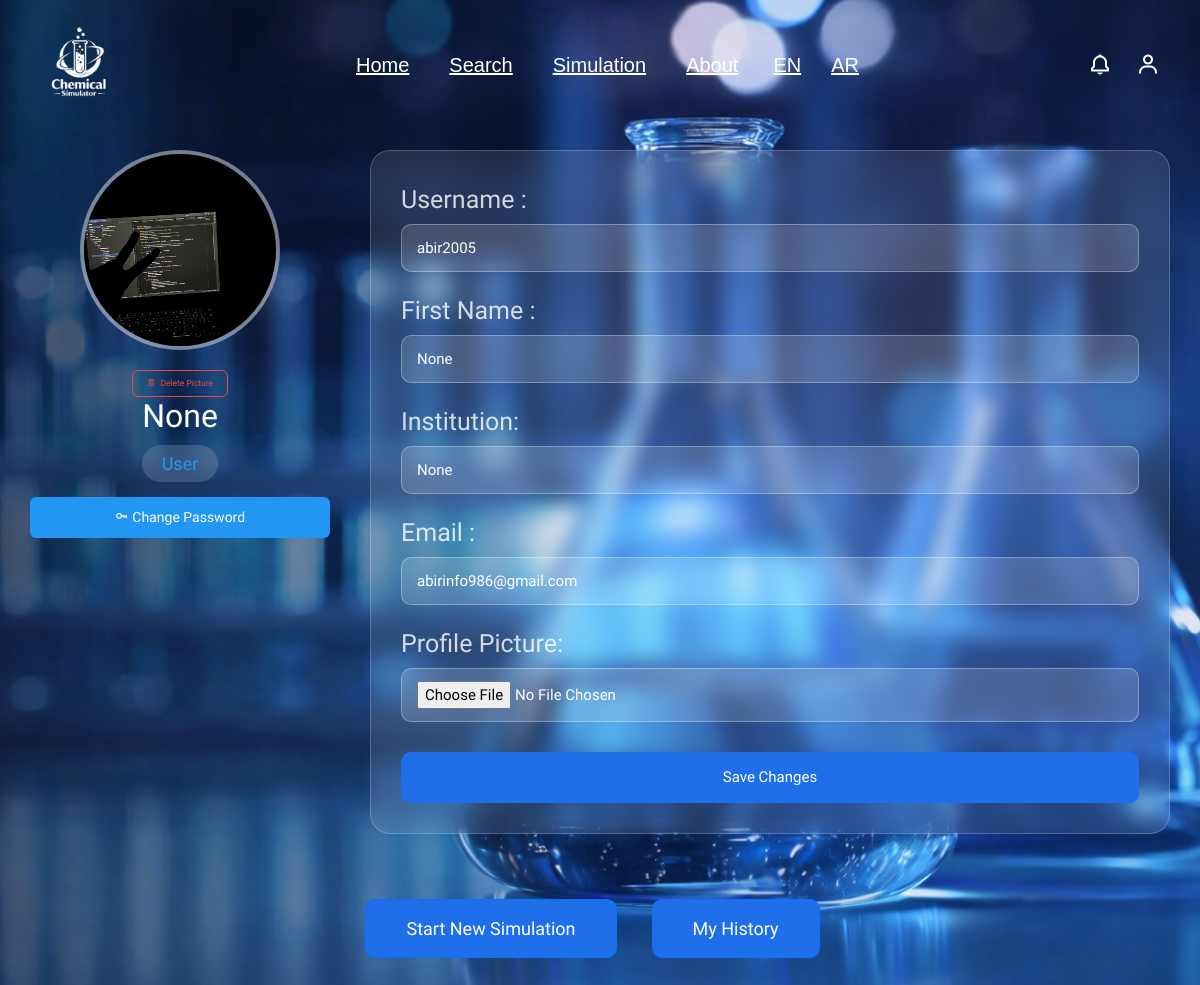
The page /profile (signed in) on the database as committed earlier.
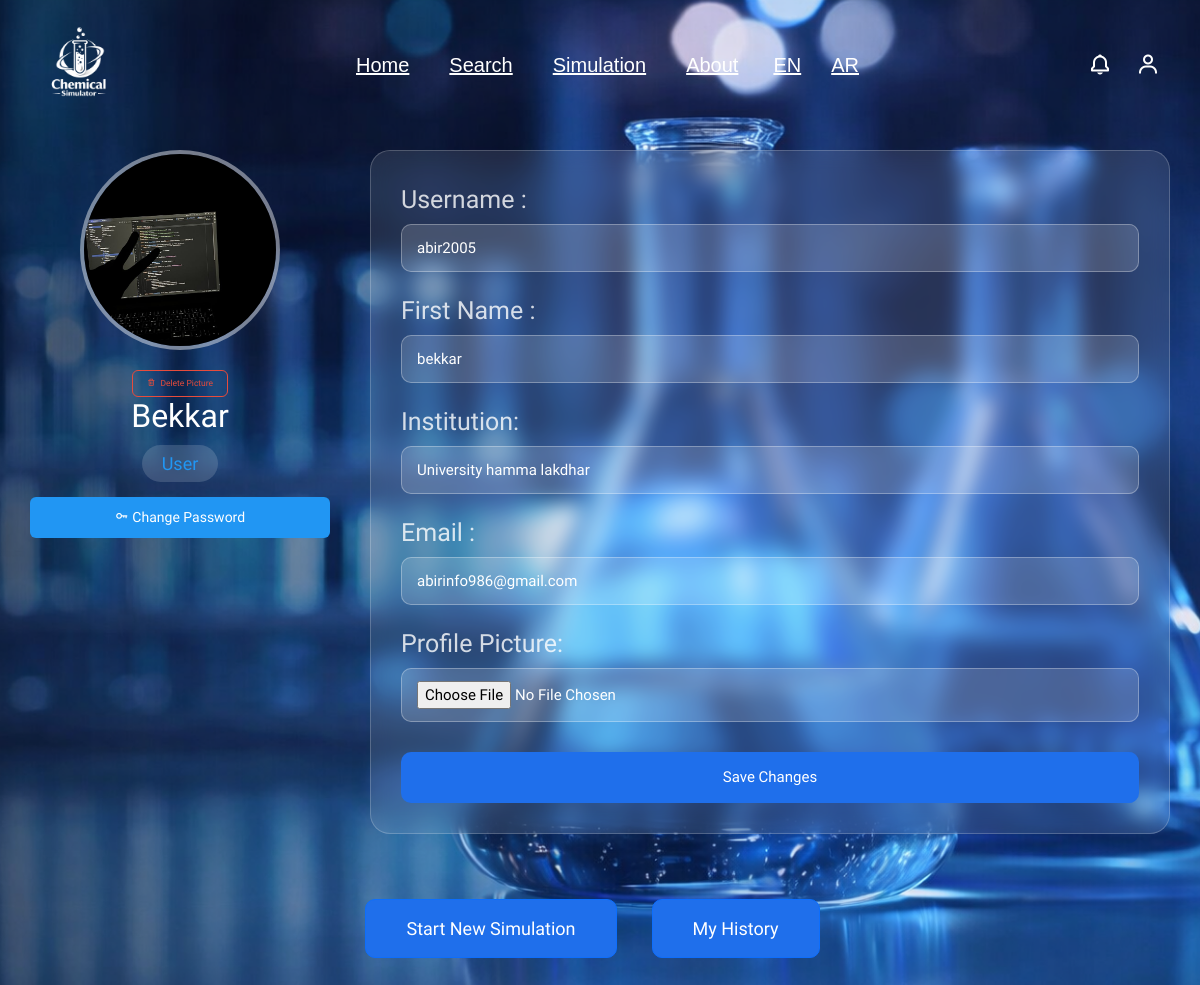
The same page on the database as committed later.
### tables this page shows
CREATE TABLE user (
        id INTEGER PRIMARY KEY AUTOINCREMENT,
        username TEXT NOT NULL,
        email TEXT UNIQUE NOT NULL,
        password TEXT NOT NULL,
        role TEXT CHECK(role IN ('admin', 'user')) NOT NULL
    , avatar TEXT DEFAULT 'default.png', first_name TEXT, institution  TEXT);

### app.py (the view)
@app.route('/profile')
def profile():
    user_id = session.get("user_id")
    if not user_id:
        return redirect(url_for("login.login"))
    db = get_db()
    cursor = db.cursor()
    cursor.execute("SELECT * FROM user WHERE id = ?", (user_id,))
    user = cursor.fetchone()
    db.close()
    if not user:
        flash("User not found")
        return redirect(url_for("login.login"))
    return render_template("profile/profile.html", user=user)

### app.py (called while the page is built)
def get_locale():
    return session.get('lang', 'en')

@app.before_request
def set_language():
    lang = request.args.get('lang')
    if lang:
        session['lang'] = lang

@app.context_processor
def inject_globals():
    return dict(get_locale=get_locale)

### database/db.py (called while the page is built)
def get_db():
    if "db" not in g:
        g.db = sqlite3.connect(DB_PATH)
        g.db.row_factory = sqlite3.Row
    return g.db

### templates/profile/profile.html (shortened to what this page needs)
{% extends "base.html" %}
{% block content %}
<link href="https://unpkg.com/boxicons@2.1.4/css/boxicons.min.css" rel="stylesheet"/>
<link rel="stylesheet" href="{{ url_for('static', filename='css/profile.css') }}"/>
<div class="overlay">
    <div class="profile-section">
        <div class="profile-card">
            <div class="avatar-large">
                {% if user and user.avatar %}
                    <img src="{{ url_for('static', filename='uploads/' + user.avatar) }}" alt="Avatar"/>
                {% else %}
                    <i class="bx bx-user"></i>
                {% endif %}
            </div>
            {% if user and user.avatar %}
            <form action="{{ url_for('delete_avatar') }}" method="POST" style="margin-top: 8px;">
                <button type="submit" class="btn-delete-avatar">
                    <i class='bx bx-trash'></i>{{ _('Delete Picture') }}
                </button>
            </form>
            {% endif %}
            <h2 class="profile-name">
    {{ user.first_name if user else '' }}
</h2>
            <span class="profile-role">
                {% if user and user.role == 'admin' %}
                    <span class="admin-color">{{ _('Admin') }}</span>
                {% else %}
                    <span class="user-color">{{ _('User') }}</span>
                {% endif %}
            </span>
            <button type="button" class="btn-change-password" onclick="openPasswordModal()">
                <i class='bx bx-key'></i> {{ _('Change Password') }}
            </button>
        </div>
        <div class="edit-profile">
            <form action="{{ url_for('update_profile') }}" method="POST" enctype="multipart/form-data">
                <div class="form-group">
                    <label>{{ _('Username') }} :</label>
                    <input type="text" id="username" name="username"
                           placeholder="Username"
                           value="{{ user.username if user else '' }}">
                </div>
                <div class="form-group">
    <label>{{ _('First Name ') }}:</label>
    <input type="text"
           id="first_name"
           name="first_name"
           placeholder="First name"
           value="{{ user.first_name if user else '' }}">
</div>
                <div class="form-group">
    <label>{{ _('Institution') }}:</label>
    <input type="text"
           id="institution"
           name="institution"
           placeholder="Institution name"
           value="{{ user.institution if user else '' }}">
</div>
                <div class="form-group">
                    <label>{{ _('Email') }} :</label>
                    <input type="email" id="email" name="email"
                           placeholder="example@gmail.com"
                           value="{{ user.email if user else '' }}">
                </div>
                <div class="form-group">
                    <label for="avatar">{{ _('Profile Picture') }}:</label>
                    <input type="file" id="avatar" name="avatar" accept="image/*">
                </div>
                <div class="form-actions">
                    <button type="submit" class="btn-save">{{ _('Save Changes') }}</button>
                </div>
            </form>
        </div>
    </div>
    <div class="actions">
        <a href="{{ url_for('simulation.simulation_page') }}" class="btn btn-primary">{{ _('Start New Simulation') }}</a>
        <a href="{{ url_for('simulation.simulation_history') }}" class="btn btn-primary">{{ _('My History') }}</a>
    </div>
</div>
{% endblock %}

### templates/base.html (shortened to what this page needs)
<!doctype html>
<html lang="{{ get_locale() }}" dir="{{ 'rtl' if get_locale() == 'ar' else 'ltr' }}">
  <head>
    <link href="https://cdn.jsdelivr.net/npm/bootstrap@5.3.2/dist/css/bootstrap.min.css" rel="stylesheet"/>
    <link href='https://unpkg.com/boxicons@2.1.4/css/boxicons.min.css' rel='stylesheet'>
    <link rel="stylesheet" href="{{ url_for('static', filename='css/style.css') }}"/>
    <link rel="stylesheet" href="{{ url_for('static', filename='css/login.css') }}"/>
  </head>
  <body>
    {% include "header.html" %}
    {% block content %}{% endblock %}
  </body>
</html>

### templates/header.html (shortened to what this page needs)
<header class="fixed-top py-4 text-white">
  <div class="container-fluid px-5 d-flex align-items-center justify-content-between">
    <a href="{{ url_for('home') }}" class="logo">
      <img src="{{ url_for('static', filename='img/logo.png') }}" alt="Logo" class="logo-img" />
    </a>
    <nav class="navbar d-none d-md-flex">
      <a href="{{ url_for('home') }}" class="text-white mx-2">{{ _('Home') }}</a>
      <a href="{{ url_for('compound.encyclopedia') }}" class="text-white mx-2">{{ _('Search') }}</a>
      <a href="{{ url_for('simulation.simulation_page') }}" class="text-white mx-2">{{ _('Simulation') }}</a>
      <a href="{{ url_for('home') }}#about" class="text-white mx-2">{{ _('About') }}</a>
      <a href="{{ url_for('set_language_route', lang='en') }}" class="lang-btn">EN</a>
      <a href="{{ url_for('set_language_route', lang='ar') }}" class="lang-btn">AR</a>
    </nav>
    {% if session.get('role') == 'user' %}
<div class="notification-menu">
  <i class='bx bx-bell notification-icon' id="notifBell"></i>
</div>
{% endif %}
<div class="user-menu">
  <i class="bx bx-user user-icon"></i>
</div>
  </div>
</header>

### static/css/style.css (style rules this page uses)
* { padding: 0; margin: 0; box-sizing: border-box; font-family: "Lucida Sans", "Lucida Sans Regular", "Lucida Grande", "Lucida Sans Unicode", Geneva, Verdana, sans-serif; outline: none; border: none; text-decoration: none; text-transform: capitalize; transition: 0.2s linear; }
html { font-size: 62.5%; scroll-behavior: smooth; overflow-x: hidden; }
header { background-color: rgba(0, 0, 0, 0); box-shadow: none; position: fixed; width: 100%; z-index: 999; }
header a, header .logo, header .navbar a, header .user-menu i { color: #fff !important; }
.logo { font-size: 2rem; font-weight: bolder; }
.navbar a { font-size: 2rem; padding: 0 1.5rem; font-family: "Lucida Sans", "Lucida Sans Regular", "Lucida Grande", "Lucida Sans Unicode", Geneva, Verdana, sans-serif; }
.logo img.logo-img { height: 100px; width: auto; display: block; }
.user-icon { color: #fff !important; }
.user-menu { position: relative; cursor: pointer; display: flex; align-items: center; }
.user-menu i { font-size: 24px; padding: 10px; border-radius: 50%; transition: 0.3s ease; }
.btn { display: inline-block; margin-top: 15px; margin-right: 15px; padding: 1rem 2.5rem; font-size: 1.6rem; background: #1f4ed8; color: white; }
.user-menu { position: relative; display: inline-block; }
.user-icon { font-size: 22px; cursor: pointer; color: #2f6bff; padding: 8px; }
.user-menu::after { content: ""; position: absolute; top: 100%; height: 10px; width: 100%; }
.notification-menu { position:relative; display:inline-flex; align-items:center; margin-right:-200px; vertical-align:middle; }
.notification-icon { color:white; font-size:24px; cursor:pointer; padding:8px; border-radius:50%; }

### static/css/login.css (style rules this page uses)
* { margin: 0; padding: 0; box-sizing: border-box; font-family: "Lucida Sans", "Lucida Sans Regular", "Lucida Grande", "Lucida Sans Unicode", Geneva, Verdana, sans-serif; }
body { display: flex; justify-content: center; align-items: flex-start; min-height: 100vh; padding-top: 120px; background: url("../img/img1.png") no-repeat; background-size: cover; background-position: center; }
input[type="email"], input[type="text"], input[type="password"] { text-transform: none !important; }

Rows that differ between the two databases and show on the page:
changed user "User": first_name (not shown) → "Bekkar"; first_name (not shown) → "bekkar"; institution (not shown) → "University hamma lakdhar"
Other text that changed with them:
{{ user.first_name if user else '' }}: "None" → (not shown)
form field first_name: "None" → (not shown)
form field institution: "None" → (not shown)
